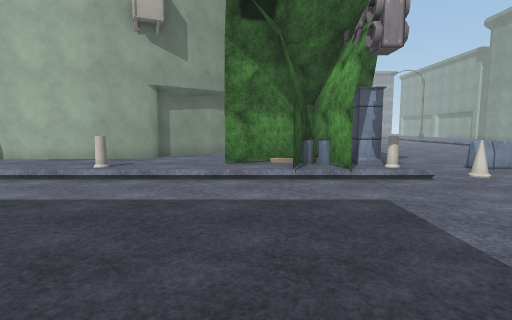
view 1 (above)

24 first-person views from a walk through a Unity game level. The camera is 1.4 m above the floor, tilts 6° down and sees 80° across. The floor is counted in squares, 1 m on a side. Each view is taken from the middle of a square. On the plan, view 1 faces up. The plan holds only what a view shows up to about 14 squares ahead; the rest is blank. The place goes on beyond the plan. Surface patterns are stand-ins for the level's own textures.

view 2
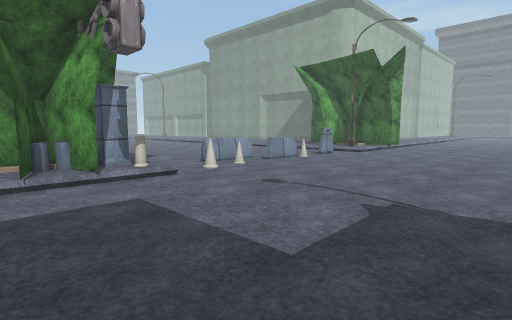

view 3
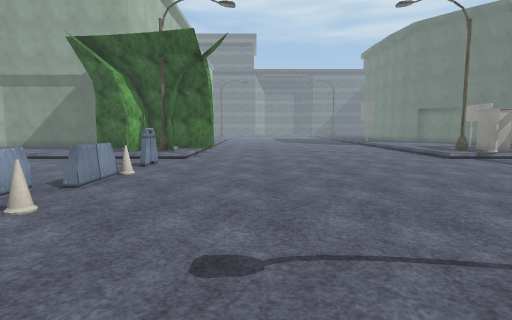

view 4
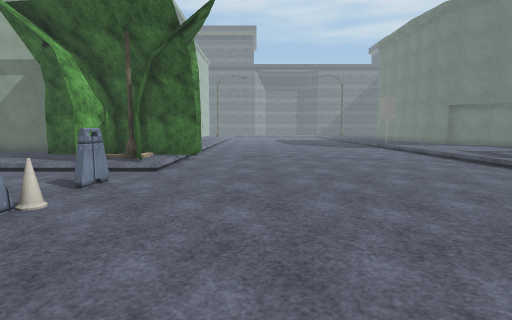

view 5
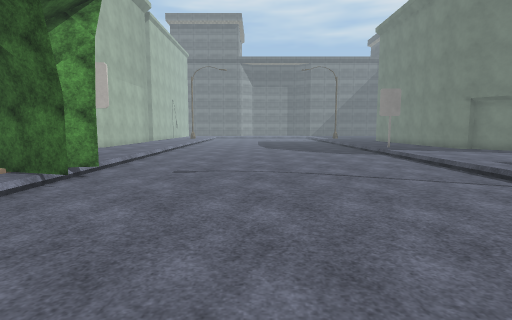

view 6
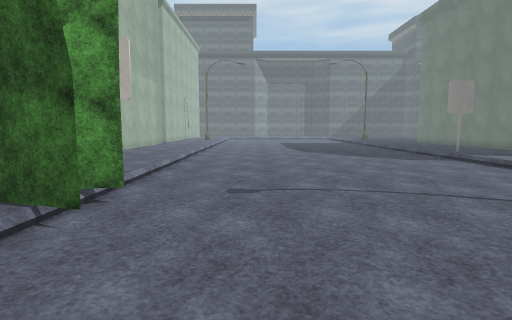

view 7
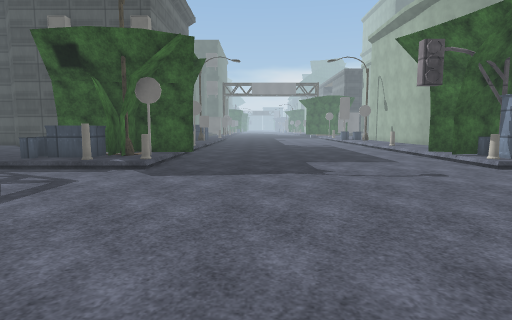

view 8
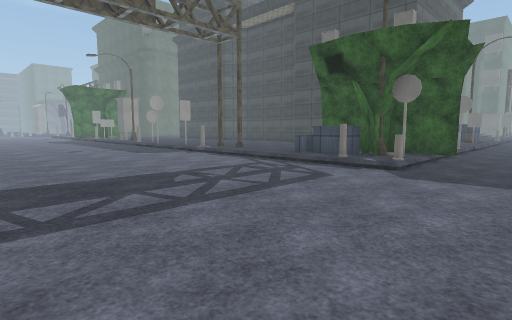

view 9
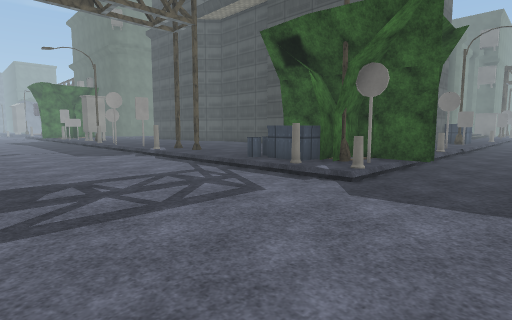

view 10
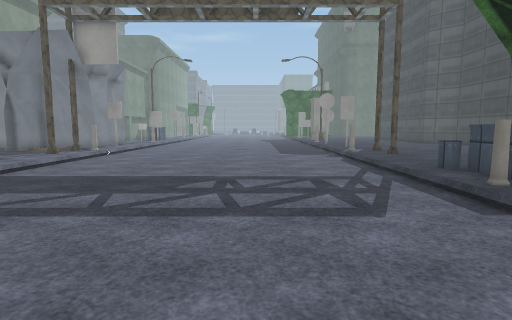

view 11
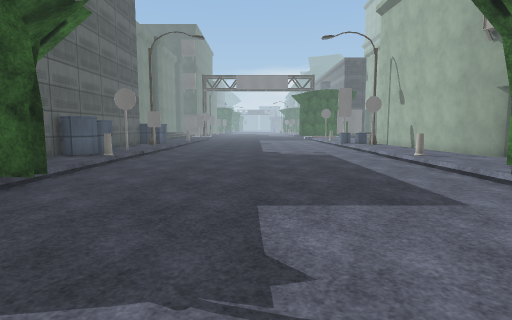

view 12
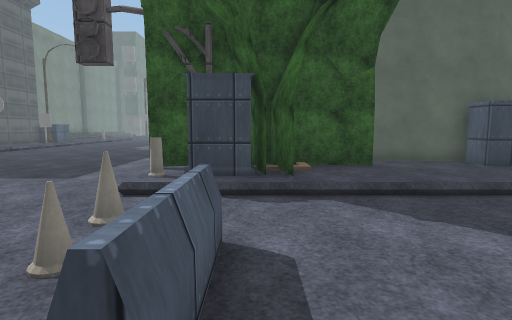

view 13
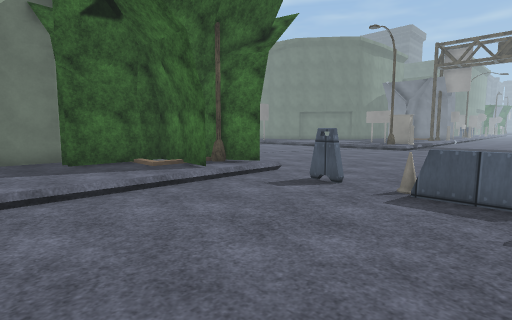

view 14
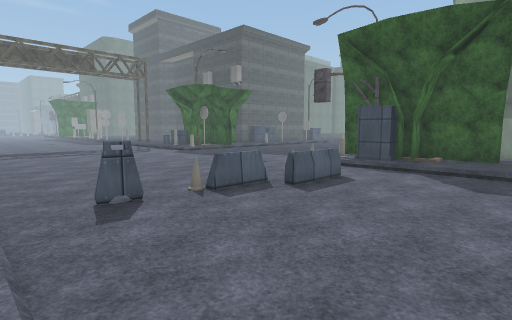

view 15
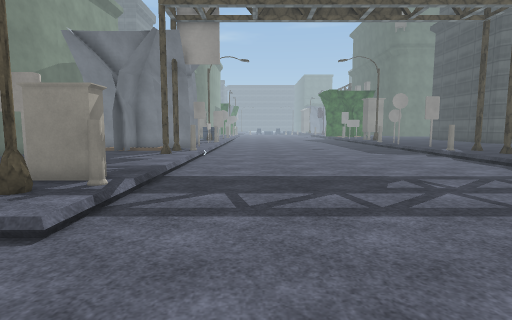

view 16
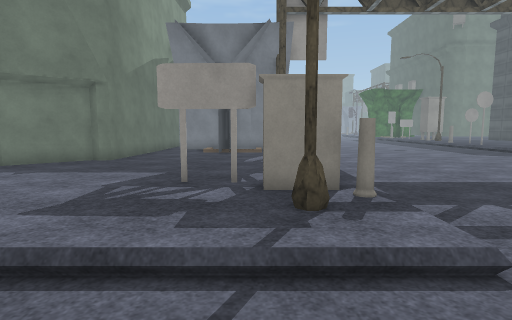

view 17
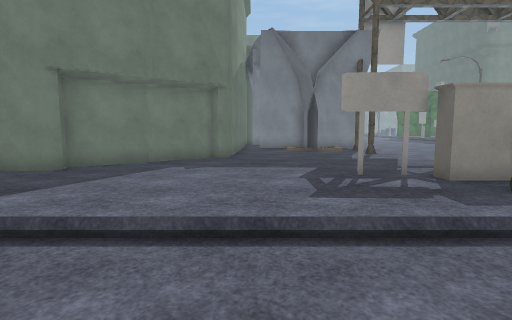

view 18
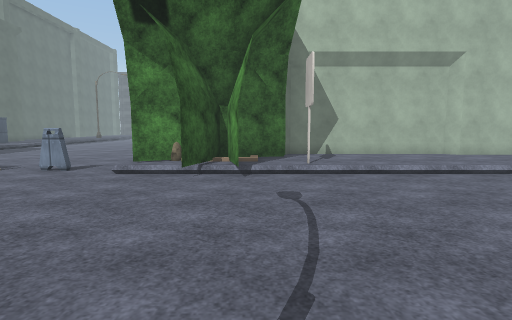

view 19
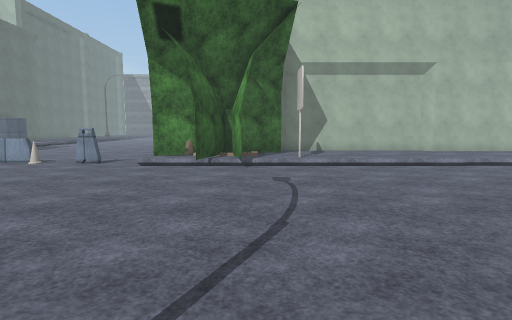

view 20
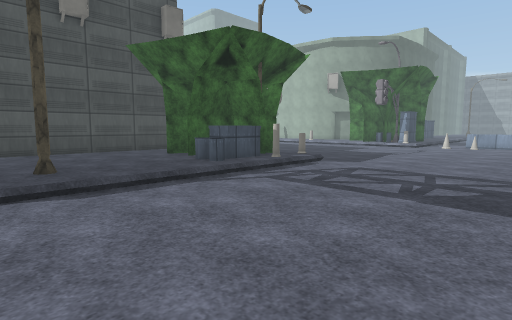

view 21
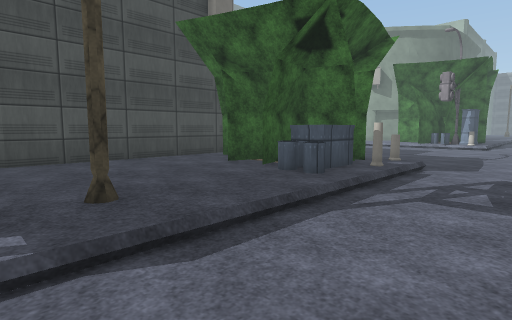

view 22
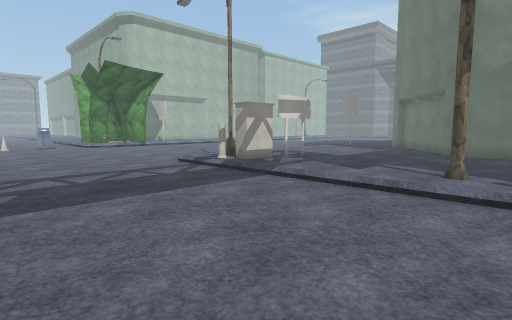

view 23
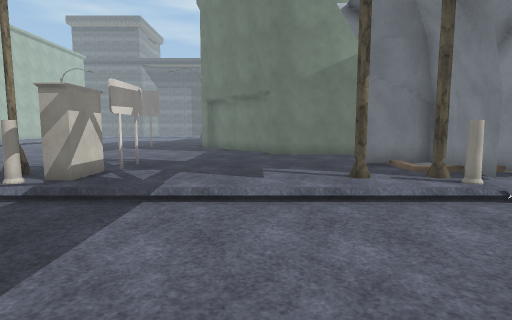

view 24
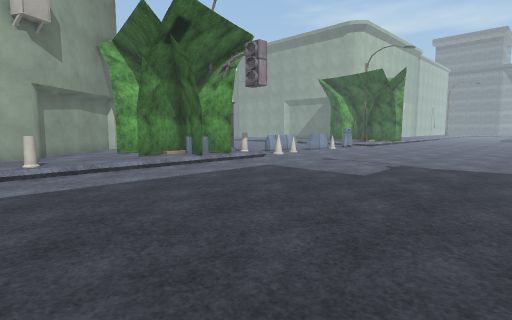

### Floor plan
Key: @ floor where view 1 was taken; # wall or solid block; . main floor; : floor 0.25 m higher than the main floor; + floor 0.5 m higher than the main floor; / step, stairs or slope; H house; U dumpster; B bin; S streetlight; A barrier; C cone; T thing the floor can be seen under or through; O other object.
Columns run from 6 left of view 1 to 29 right of it. Each row starts with its distance up from view 1.
 16       ##:::..   .......:
 15       #::::............:::::#
 14     #H::#::............:::#H#
 13    ##   #::............:::###
 12   ##::  #+#............:::O ########
 11 ###::#####U............:#####:::::::
 10 :::::###BSU..AAAA......:####::::::::
  9 ::C::/:###C..CC.AAC.AA./###::#::::::
  8 ///////###.............//##/////////
  7 ....................................
  6 ....................................
  5 ....................................
  4 ....................................
  3 ....................................
  2 ....................................
  1 ....................................
  0 ......@.............................
 -1 ....................................
 -2 ....................................
 -3 .......#............................
 -4  OCO#####OC............::::::::::::
 -5 BBBO   ###O............:#::::::::::
 -6  ###    ##C............C:::::::::::
 -7         ## ............TTTT:::::::::
 -8    ########............:::::::::::##
 -9    #:::::BB............:::::::::::H
-10    #:::::::............:::::::::##
-11    #:::::::............::::::::##
-12    #:::::::............:::::::##
-13    #:::::#:............:#:::::#
-14    #:::::::............:::O:::#
-15            ............C#:OO :#

Positions as (right, up) in squares from view 1, and headings:
1: (0, 0), facing up
2: (0, 0), facing up-right
3: (3, 5), facing right
4: (7, 5), facing right
5: (12, 3), facing right
6: (15, 5), facing right
7: (15, 0), facing left
8: (15, 0), facing down-left
9: (12, 0), facing down-left
10: (9, 0), facing down
11: (8, 2), facing left
12: (11, 11), facing left
13: (10, 16), facing down-right
14: (17, 16), facing down-left
15: (14, 0), facing down
16: (19, -1), facing down
17: (23, 0), facing down
18: (21, -1), facing up
19: (21, -3), facing up
20: (12, -15), facing up-left
21: (8, -15), facing up-left
22: (10, -15), facing up-right
23: (11, -11), facing right
24: (-6, -2), facing up-right
